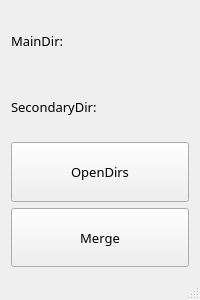
<?xml version="1.0" encoding="UTF-8"?>
<ui version="4.0">
 <class>MergeResultClass</class>
 <widget class="QMainWindow" name="MergeResultClass">
  <property name="geometry">
   <rect>
    <x>0</x>
    <y>0</y>
    <width>200</width>
    <height>300</height>
   </rect>
  </property>
  <property name="windowTitle">
   <string>MergeResult</string>
  </property>
  <widget class="QWidget" name="centralWidget">
   <layout class="QGridLayout" name="gridLayout_2">
    <item row="0" column="0">
     <layout class="QGridLayout" name="gridLayout">
      <item row="0" column="0">
       <widget class="QLabel" name="label_mainDir">
        <property name="font">
         <font>
          <family>Microsoft YaHei UI Light</family>
          <pointsize>10</pointsize>
         </font>
        </property>
        <property name="text">
         <string>MainDir:</string>
        </property>
       </widget>
      </item>
      <item row="2" column="0">
       <widget class="QPushButton" name="pushButton_openDirs">
        <property name="sizePolicy">
         <sizepolicy hsizetype="Minimum" vsizetype="Minimum">
          <horstretch>0</horstretch>
          <verstretch>0</verstretch>
         </sizepolicy>
        </property>
        <property name="font">
         <font>
          <family>Microsoft YaHei UI Light</family>
          <pointsize>10</pointsize>
         </font>
        </property>
        <property name="text">
         <string>OpenDirs</string>
        </property>
       </widget>
      </item>
      <item row="3" column="0">
       <widget class="QPushButton" name="pushButton_merge">
        <property name="sizePolicy">
         <sizepolicy hsizetype="Minimum" vsizetype="Minimum">
          <horstretch>0</horstretch>
          <verstretch>0</verstretch>
         </sizepolicy>
        </property>
        <property name="font">
         <font>
          <family>Microsoft YaHei UI Light</family>
          <pointsize>10</pointsize>
         </font>
        </property>
        <property name="text">
         <string>Merge</string>
        </property>
       </widget>
      </item>
      <item row="1" column="0">
       <widget class="QLabel" name="label_secDir">
        <property name="font">
         <font>
          <family>Microsoft YaHei UI Light</family>
          <pointsize>10</pointsize>
         </font>
        </property>
        <property name="text">
         <string>SecondaryDir:</string>
        </property>
       </widget>
      </item>
     </layout>
    </item>
   </layout>
  </widget>
  <widget class="QStatusBar" name="statusBar"/>
 </widget>
 <layoutdefault spacing="6" margin="11"/>
 <resources>
  <include location="mergeresult.qrc"/>
 </resources>
 <connections/>
</ui>
